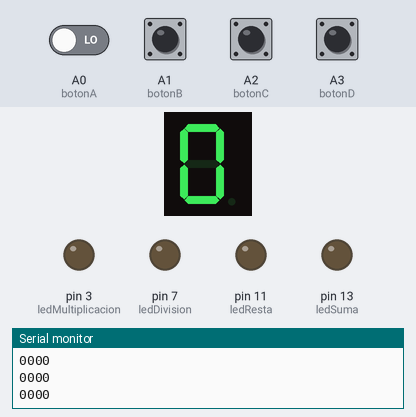
The sketch below on a simulated Arduino Uno, built with avr-gcc and run on an emulated ATmega328P. Parts: 1-digit seven-segment display, output pins drawn as LEDs (lit = HIGH), the last lines printed to the serial monitor. Wiring (inferred from the names in the program): 1-digit 7-segment display, segments lit when LOW: segments pin 8, pin 2, pin 12, pin 4, pin 5, pin 6, pin 10. The test bench sets the inputs (shaded band); at power-on: A0 (botonA), A1 (botonB), A2 (botonC), A3 (botonD) LOW. The segment pins are drawn as the display they are named for; pins used as bus, display or sensor lines are not drawn.

Above: at 2.4 s.
2.5 s: A1 (botonB) pulled HIGH for 1 s
At 4.2 s:
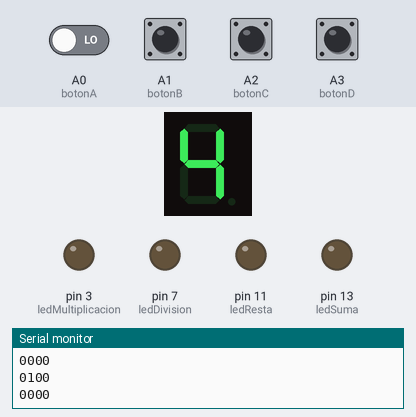
5.9 s: A2 (botonC) pulled HIGH for 1 s
At 7.1 s:
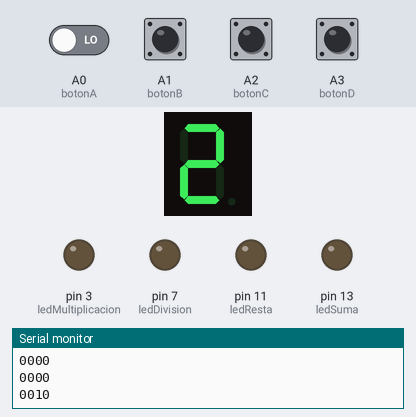
9.1 s: A3 (botonD) pulled HIGH for 1 s
At 10.6 s:
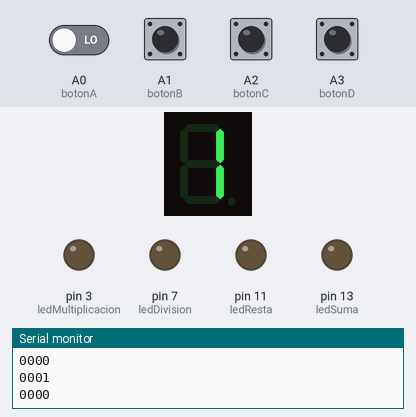
12.3 s: A0 (botonA) driven HIGH and A1 (botonB) driven HIGH
At 14.4 s:
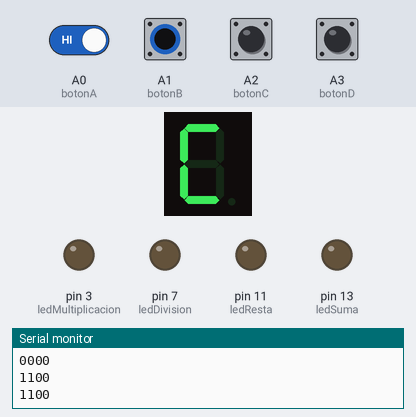
14.7 s: A2 (botonC) pulled HIGH for 1 s
At 16.2 s:
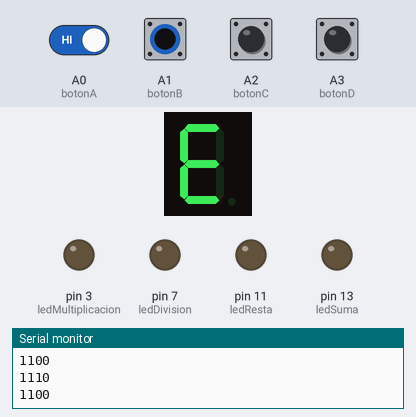
17.9 s: A3 (botonD) pulled HIGH for 1 s
At 19.4 s:
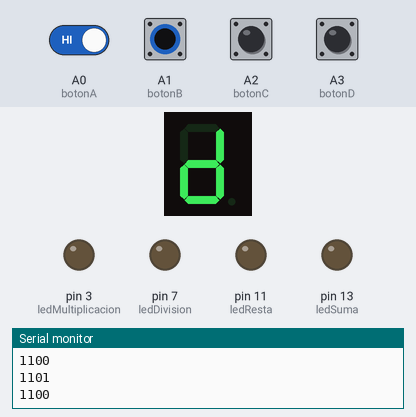
Timing chart, 0 to 20.9 s (numbered marks = the images above; inputs shaded):
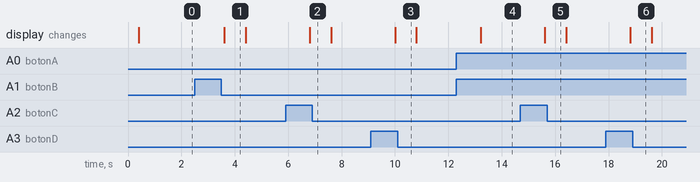

The sketch:

numeroChido.ino
```cpp
int botonA = A0;
int botonB = A1;
int botonC = A2;
int botonD = A3;
int boton1 = A4;
int boton2 = A5;

// 13
int ledA = 8;
int ledB = 2;
int ledC = 12;
int ledD = 4;
int ledE = 5;
int ledF = 6;
int ledG = 10;
int ledSuma = 13;
int ledResta = 11;
int ledMultiplicacion = 3;
int ledDivision = 7;

const int segmentos[16][7] = {
  {LOW, LOW, LOW, LOW, LOW, LOW, HIGH},  // 0
  {HIGH, LOW, LOW, HIGH, HIGH, HIGH, HIGH},  // 1
  {LOW, LOW, HIGH, LOW, LOW, HIGH, LOW},  // 2
  {LOW, LOW, LOW, LOW, HIGH, HIGH, LOW},  // 3
  {HIGH, LOW, LOW, HIGH, HIGH, LOW, LOW},  // 4
  {LOW, HIGH, LOW, LOW, HIGH, LOW, LOW},  // 5 //
  {LOW, HIGH, LOW, LOW, LOW, LOW, LOW},  // 6  //
  {LOW, LOW, LOW, HIGH, HIGH, HIGH, LOW},  // 7 //
  {LOW, LOW, LOW, LOW, LOW, LOW, LOW},  // 8 //
  {LOW, LOW, LOW, LOW, HIGH, LOW, LOW},  // 9  //
  {LOW, LOW, LOW, HIGH, LOW, LOW, LOW},  // 10 //
  {HIGH, HIGH, LOW, LOW, LOW, LOW, LOW},  // 11 /
  {LOW, HIGH, HIGH, LOW, LOW, LOW, HIGH},  // 12 /
  {HIGH, LOW, LOW, LOW, LOW, HIGH, LOW},  // 13 /
  {LOW, HIGH, HIGH, LOW, LOW, LOW, LOW},  // 14 /
  {LOW, HIGH, HIGH, HIGH, LOW, LOW, LOW}   // 15 /
};

void setup() {
  inicializacion();
}

void loop() {
  int estadoA = digitalRead(botonA);
  int estadoB = digitalRead(botonB);
  int estadoC = digitalRead(botonC);
  int estadoD = digitalRead(botonD);

  Visual(estadoA,estadoB,estadoC,estadoD);

  int index = (estadoA << 3) | (estadoB << 2) | (estadoC << 1) | estadoD;  // Convierte estados a un índice binario
  metodo(index);
}

void metodo(int index) {
  digitalWrite(ledA, segmentos[index][0]);
  digitalWrite(ledB, segmentos[index][1]);
  digitalWrite(ledC, segmentos[index][2]);
  digitalWrite(ledD, segmentos[index][3]);
  digitalWrite(ledE, segmentos[index][4]);
  digitalWrite(ledF, segmentos[index][5]);
  digitalWrite(ledG, segmentos[index][6]);
  delay(400);
}

void Visual(int a,int b,int c ,int d){
  Serial.print(a);
  Serial.print(b);
  Serial.print(c);
  Serial.println(d);
  delay(400);
}
void inicializacion() {
  pinMode(botonA, INPUT);
  pinMode(botonB, INPUT);
  pinMode(botonC, INPUT);
  pinMode(botonD, INPUT);
  //new
  pinMode(boton1, INPUT);
  pinMode(boton2, INPUT);

  pinMode(ledA, OUTPUT);
  pinMode(ledB, OUTPUT);
  pinMode(ledC, OUTPUT);
  pinMode(ledD, OUTPUT);
  pinMode(ledE, OUTPUT);
  pinMode(ledF, OUTPUT);
  pinMode(ledG, OUTPUT);
  // new
  pinMode(ledSuma, OUTPUT);
  pinMode(ledResta, OUTPUT);
  pinMode(ledMultiplicacion, OUTPUT);
  pinMode(ledDivision, OUTPUT);

  Serial.begin(9600);
}
```

Measured:
- after the input at 2.5 s, the display: changes after 1.1 s (image 1)
- after the input at 5.9 s, the display: changes after 0.90 s (image 2)
- after the input at 9.1 s, the display: changes after 0.90 s (image 3)
- after the input at 12.3 s, the display: changes after 0.91 s (image 4)
- after the input at 14.7 s, the display: changes after 0.91 s (image 5)
- after the input at 17.9 s, the display: changes after 0.91 s (image 6)
- what the display in image 1 shows lasts 0.8 s, from 3.6 s to 4.4 s
